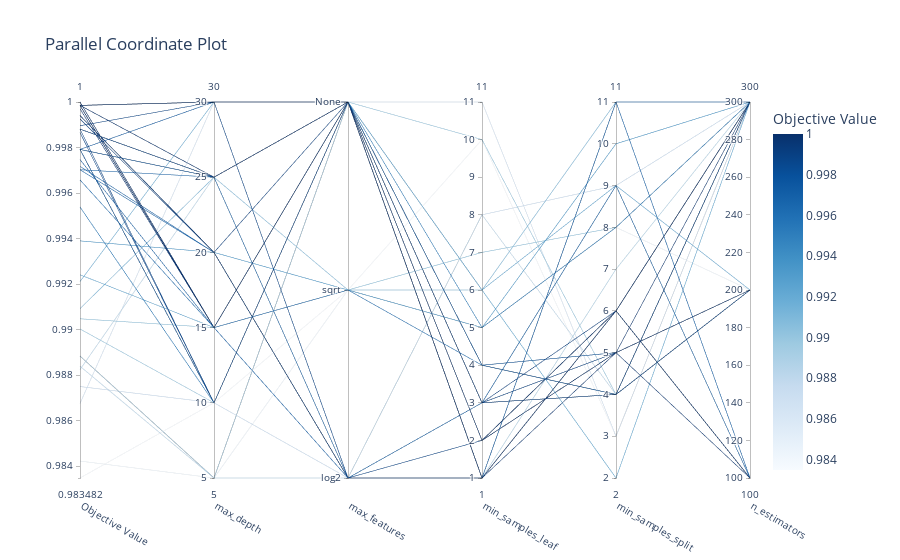

The cell this chart's notebook holds for it:
### Code cell
fig = optuna.visualization.plot_parallel_coordinate(study)
fig.show()

### Figure 1 — Plotly figure (JSON) as saved in the notebook; plotly's stock layout.template omitted (floating-point values rounded to 4 significant figures)
{"data": [{"dimensions": [{"label": "Objective Value", "range": [0.9835, 1], "values": [0.997, 0.9966, 0.99, 0.9842, 0.9875, 0.9909, 0.9924, 0.9921, 0.997, 0.9882, 0.9939, 1, 0.9835, 0.9975, 0.9905, 0.9954, 0.9888, 0.9972, 0.9994, 0.9994, 0.9994, 1, 0.9888, 0.9884, 0.9888, 0.9997, 0.9999, 0.9993, 0.999, 0.9999, 0.9999, 0.9999, 0.9999, 0.9999, 0.9999, 0.9999, 0.9999, 0.9979, 0.9988, 0.9988, 0.9979, 0.9979, 0.9988, 0.9988, 0.9979, 0.9987, 0.9979, 0.9979, 0.9979, 0.9868]}, {"label": "max_depth", "range": [5, 30], "values": [20, 15, 10, 5, 10, 25, 15, 30, 25, 25, 20, 15, 10, 15, 15, 10, 5, 20, 20, 20, 20, 15, 5, 5, 5, 15, 30, 20, 30, 30, 30, 30, 15, 15, 15, 25, 25, 25, 25, 25, 25, 25, 25, 10, 10, 10, 10, 10, 30, 30]}, {"label": "max_features", "range": [0, 2], "ticktext": ["log2", "sqrt", "None"], "tickvals": [0, 1, 2], "values": [0, 1, 2, 1, 0, 1, 2, 2, 0, 0, 1, 2, 1, 0, 1, 2, 2, 0, 0, 0, 0, 2, 2, 0, 2, 2, 2, 2, 0, 2, 2, 2, 2, 2, 2, 2, 2, 2, 2, 2, 2, 2, 2, 2, 2, 2, 2, 2, 2, 2]}, {"label": "min_samples_leaf", "range": [1, 11], "values": [3, 4, 10, 5, 8, 6, 6, 6, 3, 8, 5, 1, 10, 1, 7, 5, 1, 1, 1, 1, 1, 1, 1, 1, 1, 2, 2, 3, 2, 2, 2, 2, 2, 2, 2, 2, 2, 4, 3, 3, 4, 4, 3, 3, 4, 3, 4, 4, 4, 11]}, {"label": "min_samples_split", "range": [2, 11], "values": [9, 4, 4, 8, 9, 11, 9, 2, 9, 4, 10, 5, 3, 11, 8, 8, 7, 11, 6, 6, 6, 6, 6, 6, 6, 6, 6, 6, 6, 5, 5, 5, 5, 5, 5, 5, 5, 5, 5, 5, 5, 4, 4, 4, 4, 4, 4, 4, 4, 3]}, {"label": "n_estimators", "range": [100, 300], "values": [100, 200, 200, 200, 300, 300, 200, 300, 100, 200, 300, 300, 300, 300, 300, 300, 300, 100, 100, 100, 100, 300, 300, 300, 300, 300, 100, 100, 100, 100, 200, 200, 200, 200, 200, 200, 200, 200, 200, 200, 200, 200, 200, 200, 200, 300, 300, 300, 300, 300]}], "labelangle": 30, "labelside": "bottom", "line": {"color": [0.997, 0.9966, 0.99, 0.9842, 0.9875, 0.9909, 0.9924, 0.9921, 0.997, 0.9882, 0.9939, 1, 0.9835, 0.9975, 0.9905, 0.9954, 0.9888, 0.9972, 0.9994, 0.9994, 0.9994, 1, 0.9888, 0.9884, 0.9888, 0.9997, 0.9999, 0.9993, 0.999, 0.9999, 0.9999, 0.9999, 0.9999, 0.9999, 0.9999, 0.9999, 0.9999, 0.9979, 0.9988, 0.9988, 0.9979, 0.9979, 0.9988, 0.9988, 0.9979, 0.9987, 0.9979, 0.9979, 0.9979, 0.9868], "colorbar": {"title": {"text": "Objective Value"}}, "colorscale": [[0, "rgb(247,251,255)"], [0.125, "rgb(222,235,247)"], [0.25, "rgb(198,219,239)"], [0.375, "rgb(158,202,225)"], [0.5, "rgb(107,174,214)"], [0.625, "rgb(66,146,198)"], [0.75, "rgb(33,113,181)"], [0.875, "rgb(8,81,156)"], [1, "rgb(8,48,107)"]], "reversescale": false, "showscale": true}, "type": "parcoords"}], "layout": {"title": {"text": "Parallel Coordinate Plot"}}}
